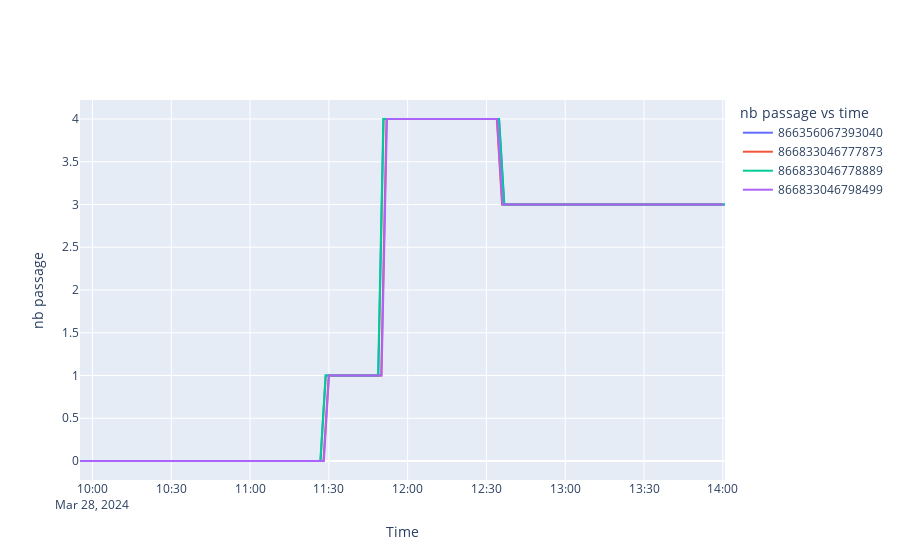

This figure's notebook cell:
### Code cell
graphe_capteurs(indicateur="nb passage",df=df_capteur_entreprise)
